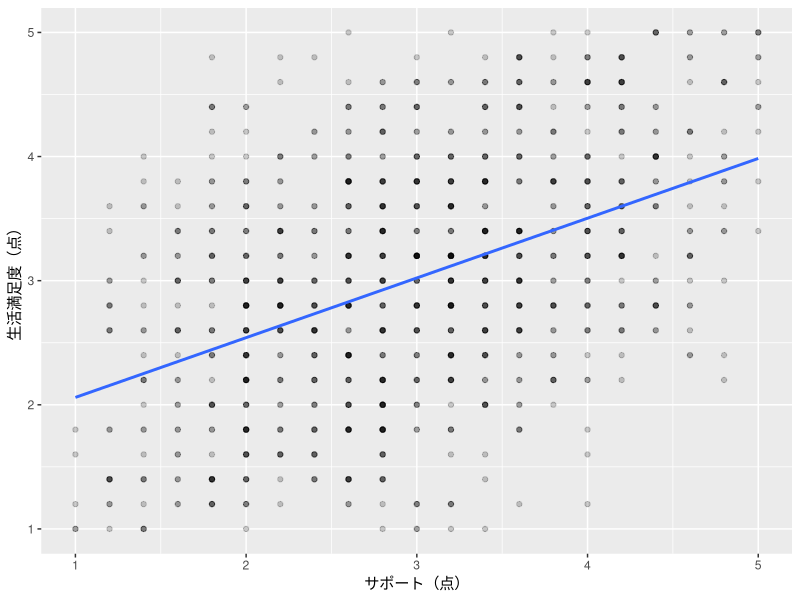
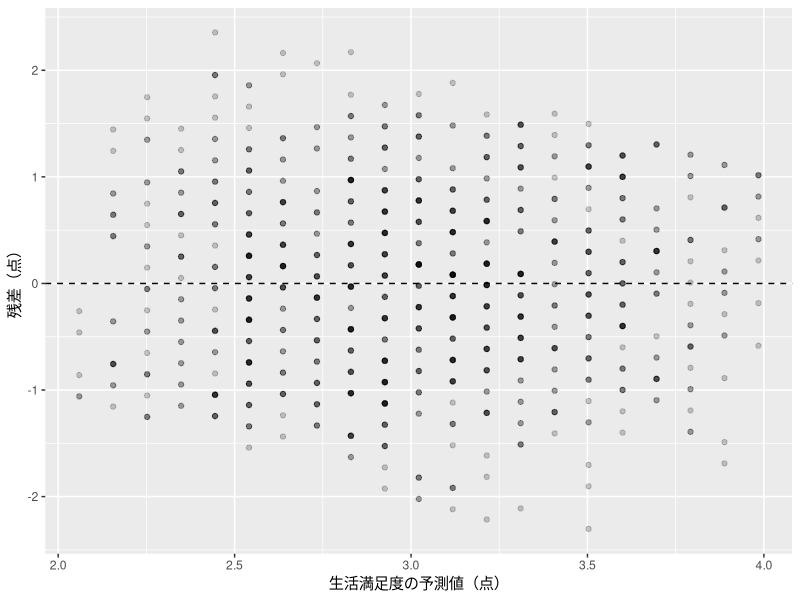
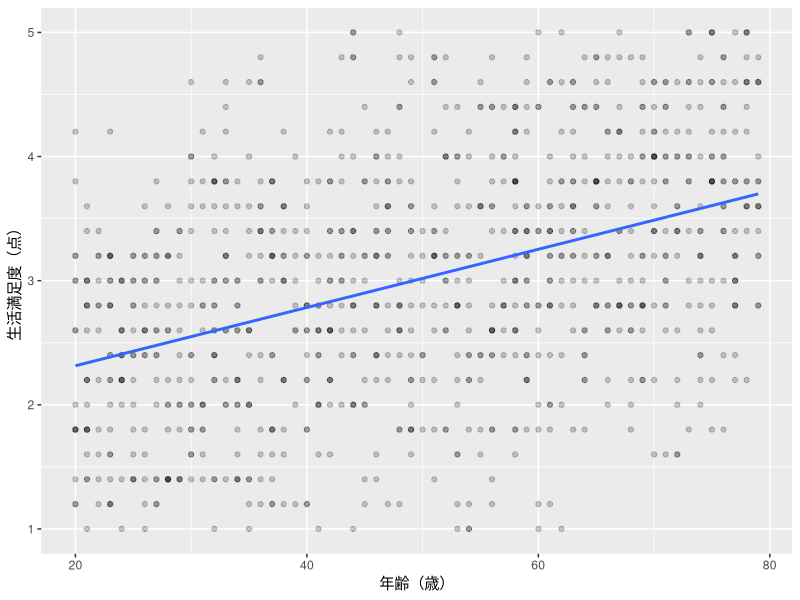

Source code (R) for these figures, in order:
## ---- chunk 1
#| label: regression-render-read
#| include: false
# 教材の描画には同梱CSVを使います。学生向けのコードは作業フォルダから読み込みます。
survey <- readr::read_csv("../data/mock_survey.csv", show_col_types = FALSE)
## ---- chunk 2
#| label: regression-data-check
dim(survey)
sum(is.na(survey))
## ---- chunk 3
#| label: regression-reverse
survey_scored <- survey |>
  dplyr::mutate(
    support_5_r = 6 - support_5,
    life_satisfaction_5_r = 6 - life_satisfaction_5
  )
## ---- chunk 4
#| label: regression-scores
survey_scored <- survey_scored |>
  dplyr::mutate(
    support_mean = (support_1 + support_2 + support_3 + support_4 + support_5_r) / 5,
    life_satisfaction_mean = (life_satisfaction_1 + life_satisfaction_2 +
      life_satisfaction_3 + life_satisfaction_4 + life_satisfaction_5_r) / 5
  )
## ---- chunk 5
#| label: regression-score-check
survey_scored |>
  dplyr::select(support_mean, life_satisfaction_mean) |>
  summary()
## ---- chunk 6
#| label: regression-fit
model_simple <- lm(life_satisfaction_mean ~ support_mean, data = survey_scored)
## ---- chunk 7
#| label: regression-summary
summary(model_simple)
nobs(model_simple)
## ---- chunk 8
#| label: fig-regression-scatter
#| fig-cap: "サポートと生活満足度。線は単回帰モデルによる予測値です。"
#| fig-alt: "横軸がサポート、縦軸が生活満足度の散布図。両方とも1〜5点で、右上がりの回帰直線の周囲に点が広がっています。"
ggplot2::ggplot(survey_scored,
                ggplot2::aes(x = support_mean, y = life_satisfaction_mean)) +
  ggplot2::geom_point(alpha = 0.2) +
  ggplot2::geom_smooth(method = "lm", formula = y ~ x, se = FALSE) +
  ggplot2::labs(x = "サポート（点）", y = "生活満足度（点）")
## ---- chunk 9
#| label: regression-residual-data
simple_diagnostics <- data.frame(
  predicted = fitted(model_simple),
  residual = residuals(model_simple)
)
## ---- chunk 10
#| label: fig-regression-residuals
#| fig-cap: "単回帰モデルの予測値と残差。水平線は残差0を表します。"
#| fig-alt: "横軸が生活満足度の予測値、縦軸が残差の散布図。残差0の上下に点があり、得点の上下限に対応して点群の外縁が斜めになっています。"
ggplot2::ggplot(simple_diagnostics, ggplot2::aes(x = predicted, y = residual)) +
  ggplot2::geom_point(alpha = 0.2) +
  ggplot2::geom_hline(yintercept = 0, linetype = "dashed") +
  ggplot2::labs(x = "生活満足度の予測値（点）", y = "残差（点）")
## ---- chunk 11
#| label: regression-multiple-fit
model_multiple <- lm(
  life_satisfaction_mean ~ support_mean + age,
  data = survey_scored
)
## ---- chunk 12
#| label: regression-multiple-summary
summary(model_multiple)
nobs(model_multiple)
## ---- chunk 13
#| label: regression-model-comparison
model_comparison <- data.frame(
  model = c("単回帰", "年齢を加えた重回帰"),
  support_coefficient = c(coef(model_simple)["support_mean"],
                          coef(model_multiple)["support_mean"]),
  r_squared = c(summary(model_simple)$r.squared,
                summary(model_multiple)$r.squared),
  n = c(nobs(model_simple), nobs(model_multiple))
)
model_comparison
## ---- chunk 14
#| label: regression-employment-dummy
survey_groups <- survey_scored |>
  dplyr::mutate(
    employed = dplyr::if_else(employment_status == "not_employed", 0L, 1L)
  )
## ---- chunk 15
#| label: regression-two-group-means
survey_groups |>
  dplyr::group_by(employed) |>
  dplyr::summarise(n = dplyr::n(), mean_satisfaction = mean(life_satisfaction_mean))
## ---- chunk 16
#| label: regression-dummy-fit
model_dummy <- lm(life_satisfaction_mean ~ employed, data = survey_groups)
summary(model_dummy)
## ---- chunk 17
#| label: regression-two-group-test
satisfaction_employed <- survey_groups |>
  dplyr::filter(employed == 1) |>
  dplyr::pull(life_satisfaction_mean)
satisfaction_not_employed <- survey_groups |>
  dplyr::filter(employed == 0) |>
  dplyr::pull(life_satisfaction_mean)

test_employment <- t.test(
  x = satisfaction_employed, y = satisfaction_not_employed,
  var.equal = TRUE
)
test_employment
## ---- chunk 18
#| label: regression-employment-factor
survey_groups <- survey_groups |>
  dplyr::mutate(
    employment = factor(
      employment_status,
      levels = c("not_employed", "regular", "nonregular", "self_employed")
    )
  )
## ---- chunk 19
#| label: regression-four-group-means
survey_groups |>
  dplyr::group_by(employment) |>
  dplyr::summarise(
    n = dplyr::n(),
    mean_satisfaction = mean(life_satisfaction_mean),
    mean_age = mean(age)
  )
## ---- chunk 20
#| label: regression-factor-fit
model_groups <- lm(life_satisfaction_mean ~ employment, data = survey_groups)
summary(model_groups)
## ---- chunk 21
#| label: regression-anova
anova_groups <- aov(life_satisfaction_mean ~ employment, data = survey_groups)
summary(anova_groups)
## ---- chunk 22
#| label: regression-exercise-age
model_age <- lm(life_satisfaction_mean ~ age, data = survey_scored)
summary(model_age)
nobs(model_age)
## ---- chunk 23
#| label: fig-regression-exercise-age
#| fig-cap: "年齢だけで生活満足度を説明する単回帰モデル。"
#| fig-alt: "横軸が20〜79歳の年齢、縦軸が1〜5点の生活満足度の散布図。回帰直線は右上がりです。"
ggplot2::ggplot(survey_scored,
                ggplot2::aes(x = age, y = life_satisfaction_mean)) +
  ggplot2::geom_point(alpha = 0.2) +
  ggplot2::geom_smooth(method = "lm", formula = y ~ x, se = FALSE) +
  ggplot2::labs(x = "年齢（歳）", y = "生活満足度（点）")
